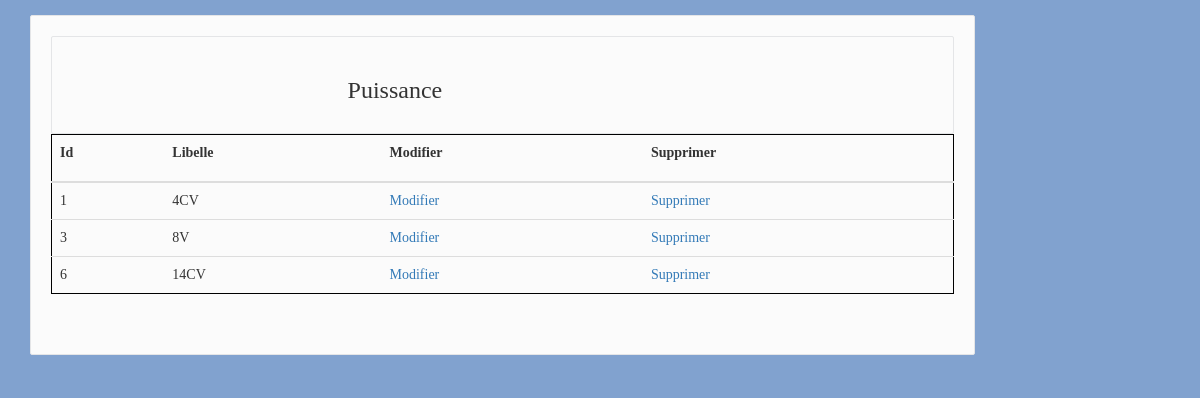
The app's page /TEST.php with its own data.
### tables this page shows
CREATE TABLE IF NOT EXISTS `puissance` (
  `ID` int(11) NOT NULL AUTO_INCREMENT,
  `LIBELLE` varchar(20) NOT NULL,
  PRIMARY KEY (`ID`)
);

### TEST.php (the view, shortened to what this page needs)
<!DOCTYPE html>
<head>
	<link href="style/css/bootstrap.css" rel="stylesheet" />
</head>
<div id="wrapper">
	<?php
	$bd = new PDO('mysql:host=localhost;dbname=gsb', 'root','');
	$query = "SELECT * FROM puissance";
	$result = $bd->query($query);
	?>
	<body class="page">
		<div class="panel-body">
			<div class="col-xs-10">
				<div class="hpanel">
					<div class="panel-body">
						<table class="table">
							<div class="panel-body">
								<div class="col-xs-9 ">
									<h3>Puissance</h3>
								</div>
							</div>
							<thead class="thead-inverse">
								<tr>
									<th><p class="text-error">Id</p></th>
									<th><p class="text-error">Libelle</p></th>
									<th><p class="text-error">Modifier</p></th>
									<th><p class="text-error">Supprimer</p></th>
								</tr>
							</thead>
							<?php
							while ($row = $result->fetch(PDO::FETCH_ASSOC)) { ?>
							<tr>
								<td><?php echo $row['ID']; ?></td>
								<td><?php echo $row['LIBELLE']; ?></td>
								<td><?php echo '<a href="modifier.php?id='.$row['ID'].'">Modifier</a>'; ?></td>
								<td><?php echo '<a href="supprimer.php?id='.$row['ID'].'">Supprimer</a>'; ?></td>
								<?php } ?>
							</tr>
						</table><br/>
					</div>
				</div>
			</div>
		</div>
	</body>

### records on screen
puissance: ID "1", LIBELLE "4CV"
puissance: ID "3", LIBELLE "8V"
puissance: ID "6", LIBELLE "14CV"
